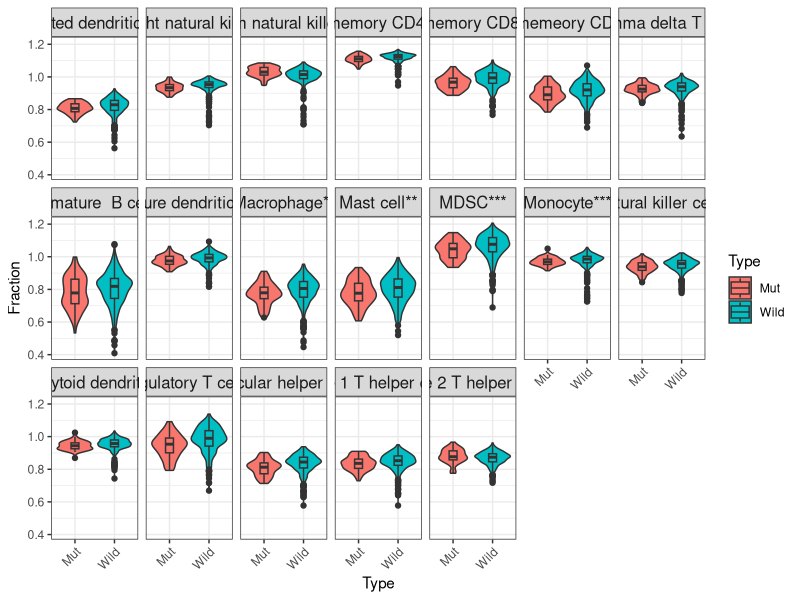

This chart was generated by the following R code:
####公众号:医学学霸帮####

####公众号:医学学霸帮####


#install.packages("ggplot2")

library(ggplot2)
library(reshape2)
      
setwd("D:\\biowolf\\bioR\\13.vioplotFacet")      

#读取输入文件
rt = read.csv(file = "luad-gsva-end.csv", 
              sep = ",",
              header = T,
              check.names=F,
              row.names=1)

x=colnames(rt)[1]
colnames(rt)[1]="Type"


#差异分析
geneSig=c("")
for(gene in colnames(rt)[2:ncol(rt)]){
	rt1=rt[,c(gene,"Type")]
	colnames(rt1)=c("expression","Type")
	p=1
	if(length(levels(factor(rt1$Type)))>2){
		test=kruskal.test(expression ~ Type, data = rt1)
		p=test$p.value
	}else{
		test=wilcox.test(expression ~ Type, data = rt1)
		p=test$p.value
	}
	Sig=ifelse(p<0.001,"***",ifelse(p<0.01,"**",ifelse(p<0.05,"*","")))
	geneSig=c(geneSig,Sig)
}
colnames(rt)=paste0(colnames(rt),geneSig)


#把数据转换成ggplot2文件
data=melt(rt,id.vars=c("Type"))
colnames(data)=c("Type","Gene","Fraction")

genes <- unique(data$Gene)
top_genes <- head(genes, 10)
other_genes <- setdiff(genes, top_genes)




#绘制
p1=ggplot(data, aes(x = Type, y = Fraction, fill = Type)) +
  guides(fill = guide_legend(title = x)) +
  labs(x = x, y = "Fraction") +
  geom_violin() + 
  geom_boxplot(width = 0.2, position = position_dodge(0.9)) + 
  facet_wrap(~Gene, nrow = 3) + 
  theme_bw() +
  theme(axis.text.x = element_text(angle = 45, hjust = 1),
        strip.text = element_text(size = 12)) 

ggsave("vio-gsea-8-22.png",p1,width = 6000,height = 3500,units = "px")

#把数据转换成ggplot2文件
#差异分析
#绘制
#输出
